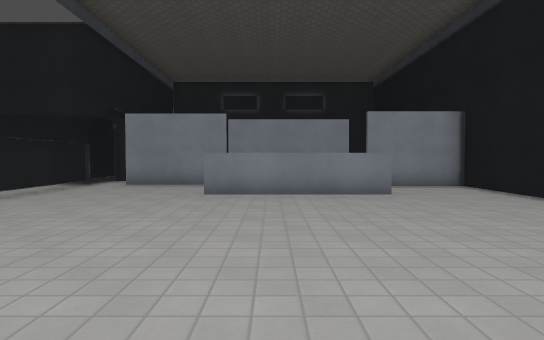
View 1 (above)

16 first-person views from a walk through a 3-D level made in the Godot game engine. The camera is 1.2 m above the floor, tilts 2° down and sees 75° across. The floor is counted in squares, 1.44 m on a side. Each view is taken from the middle of a square. On the plan, view 1 faces up. The plan holds only what a view shows up to about 12 squares ahead; the rest is blank. The place goes on beyond the plan. Surface patterns are stand-ins for the level's own textures.

View 2
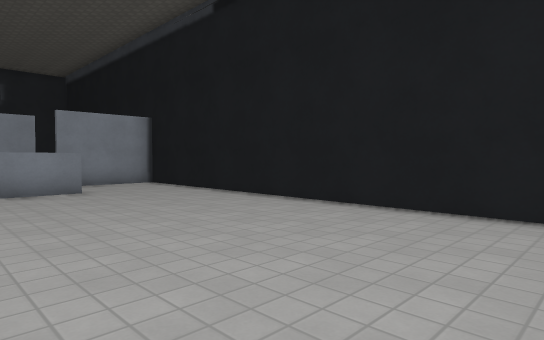

View 3
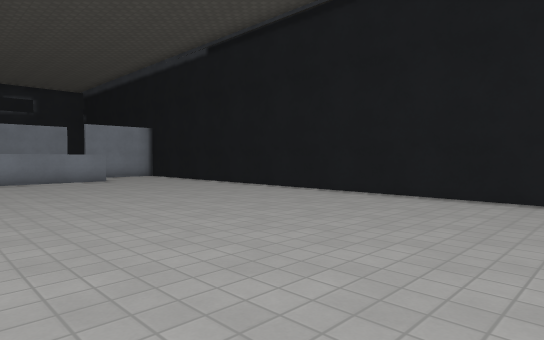

View 4
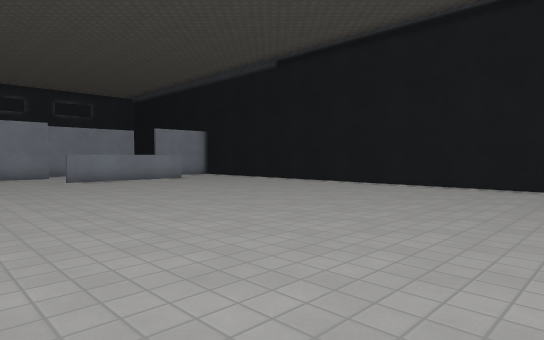

View 5
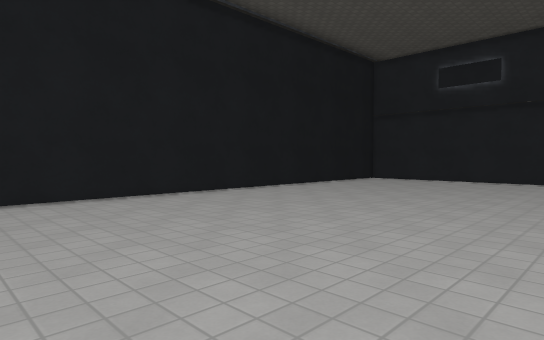

View 6
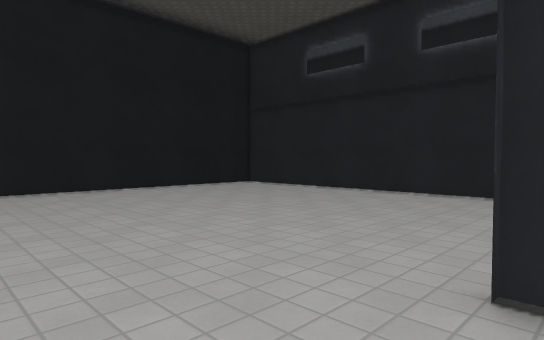

View 7
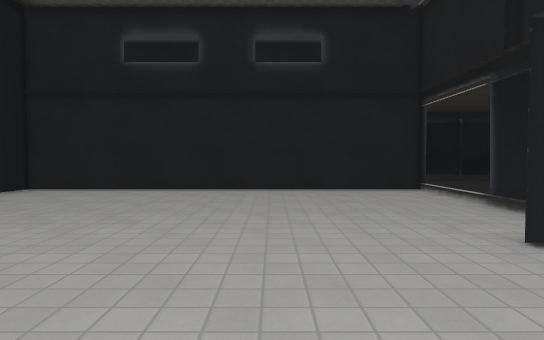

View 8
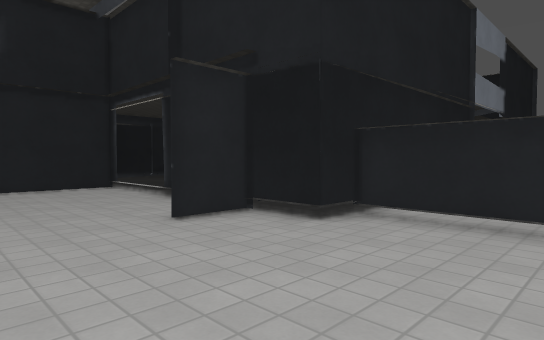

View 9
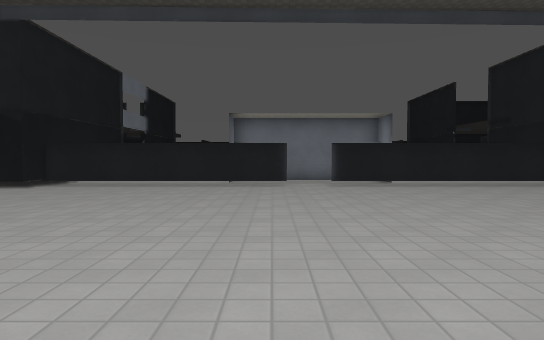

View 10
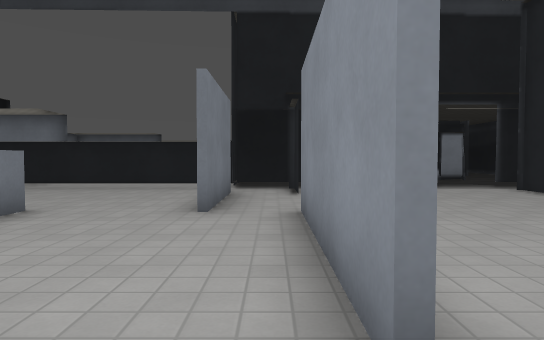

View 11
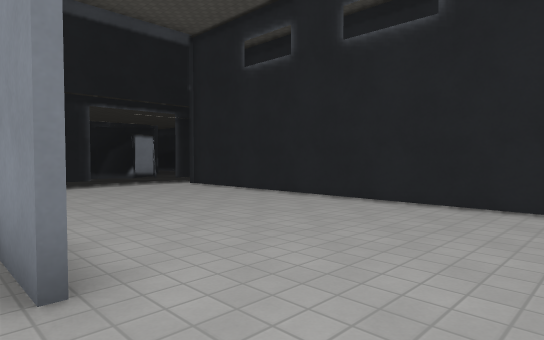

View 12
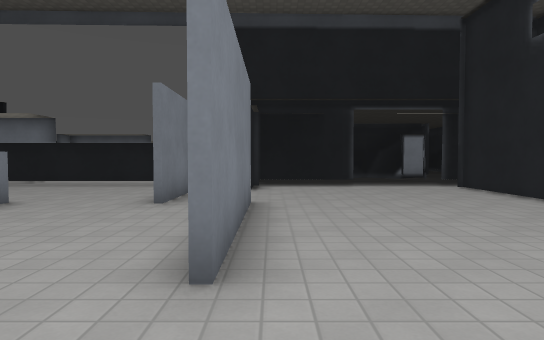

View 13
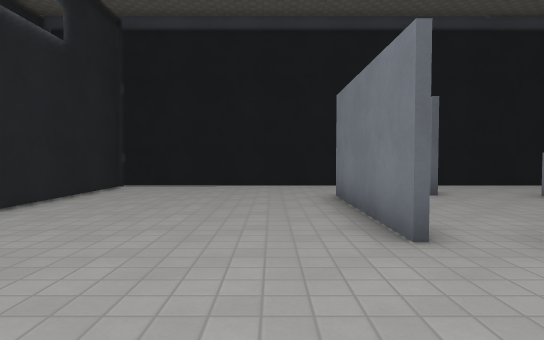

View 14
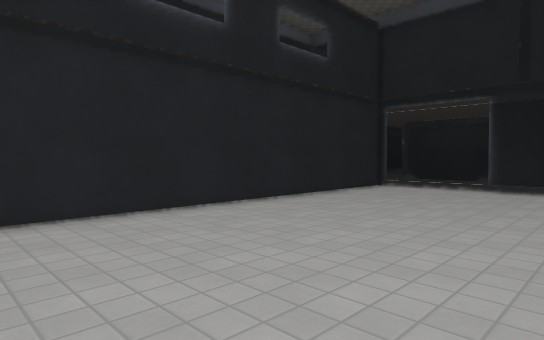

View 15
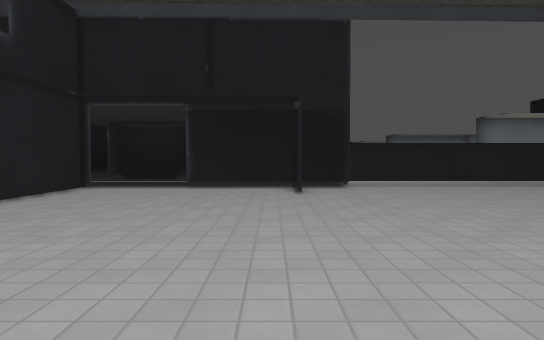

View 16
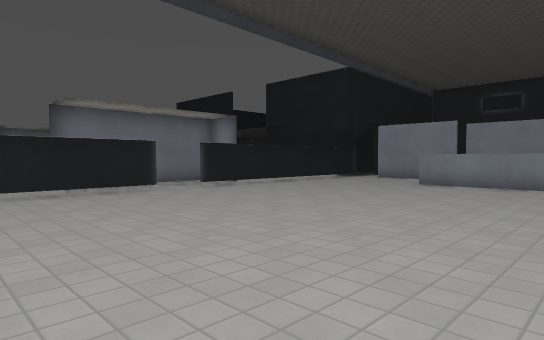

### Floor plan
Ten units are one square. View 1 is at (0, 0); x grows to the right and y downward. Boxes are objects, and circles mark ways between rooms. Rooms are numbered by the first view taken in them; rooms with no view inside come last. Other rooms are left out.
<svg viewBox="-63 -191 125 329">
<path fill="none" stroke="#000" d="M-58 -15 -58 60 -49 60 -49 105M-49 74 -34 74M28 -80 -16 -80M-49 130 -49 133 55 133 56 -103 28 -103M-14 -109 -45 -109M-58 -115 -58 -28M-16 -126 28 -126M-58 -155 -58 -115M-54 -126 -42 -126M-45 -110 -14 -110M52 -184 -51 -184M56 -121 57 -186M28 -125 -16 -125M-16 -81 -10 -81"/>
<circle cx="8" cy="-95" r="3" fill="#2a7"/>
<circle cx="-20" cy="-120" r="3" fill="#2a7"/>
<circle cx="30" cy="-120" r="3" fill="#2a7"/>
<text x="0" y="20">1</text>
<text x="0" y="-150">2</text>
<text x="10" y="-100">3</text>
</svg>
Room 1 opens to room 3. Room 2 opens to room 3.

Where each view was taken, in squares from view 1:
view 1: 0 up, 0 right, facing up
view 2: 1 down, 0 right, facing up-right
view 3: 5 down, 2 left, facing up-right
view 4: 5 down, 5 left, facing up-right
view 5: 0 up, 2 left, facing down-right
view 6: 5 down, 4 left, facing down-right
view 7: 4 down, 1 left, facing down
view 8: 3 down, 1 left, facing down-left
view 9: 1 up, 5 right, facing left
view 10: 12 up, 4 right, facing left
view 11: 12 up, 5 right, facing up-left
view 12: 13 up, 5 right, facing left
view 13: 14 up, 5 left, facing right
view 14: 8 down, 5 right, facing down-left
view 15: 8 down, 5 right, facing left
view 16: 3 down, 3 right, facing up-left
